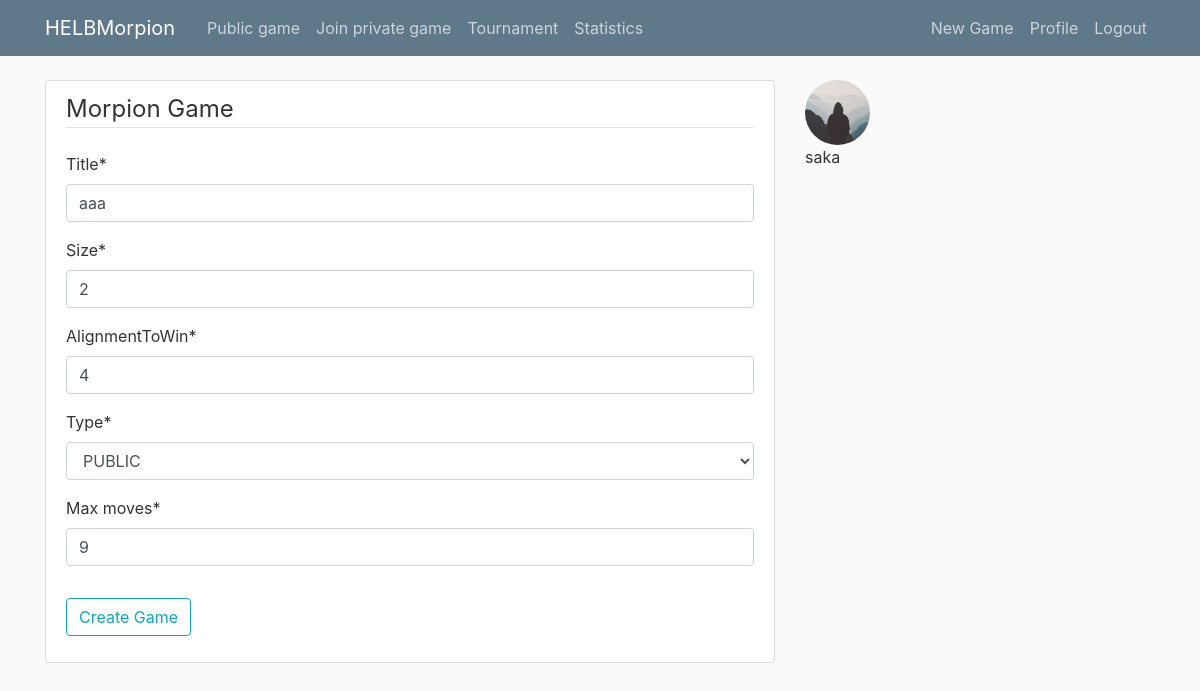
Page /post/99/update/ (signed in) on the committed database.
### blog/models.py (models this page shows, shortened)
class Post(models.Model):
    PUBLIC = 'PUBLIC'
    PRIVATE = 'PRIVATE'
    TYPE_CHOICES = [
        (PUBLIC, 'PUBLIC'),
        (PRIVATE, 'PRIVATE'),
    ]
    title = models.CharField(max_length=100)
    size = models.PositiveIntegerField(default=0)
    alignmentToWin = models.PositiveIntegerField(default=0)
    type = models.CharField(max_length=10, choices=TYPE_CHOICES, default=PUBLIC)
    max_moves = models.PositiveIntegerField(default=0)
    board = models.JSONField(default=list)
    access_code = models.CharField(max_length=10, blank=True, unique=True)
    date_posted = models.DateTimeField(default=timezone.now)
    author = models.ForeignKey(User, on_delete=models.CASCADE, related_name='created_game')
    player2 = models.ForeignKey(User, related_name='joined_game', null=True, blank=True, on_delete=models.CASCADE)
    player3 = models.ForeignKey(User, related_name='joined_game_3', null=True, blank=True, on_delete=models.CASCADE)
    player4 = models.ForeignKey(User, related_name='joined_game_4', null=True, blank=True, on_delete=models.CASCADE)
    current_player = models.CharField(max_length=100, null=True, blank=True)
    winner_player = models.ForeignKey(User, related_name='winner', null=True, blank=True, on_delete=models.CASCADE)
    loser_player = models.ForeignKey(User, related_name='loser', null=True, blank=True, on_delete=models.CASCADE)
    losers = models.ManyToManyField(User, related_name='losers', blank=True)  # Ajouté pour les tournois
    draw = models.BooleanField(default=False)
    surrender = models.BooleanField(default=False)
    gameOver = models.BooleanField(default=False)
    moves_played = models.PositiveIntegerField(default=0)
    tournament = models.ForeignKey(Tournament, related_name='games', null=True, blank=True, on_delete=models.CASCADE)

### users/models.py (models this page shows, shortened)
class Profile(models.Model):
    user = models.OneToOneField(User, on_delete=models.CASCADE)
    image = models.ImageField(default='default.jpg', upload_to='profile_pics')
    symbol = models.ImageField(default='cercle.jpg', upload_to='symbols')
    scores = models.TextField(default='{}')  # Utilisez TextField pour stocker les scores JSON

### blog/views.py (the view, shortened to what this page needs)
# urls.py: path('post/<int:pk>/update/', PostUpdateView.as_view(), name='post-update'),
class PostUpdateView(LoginRequiredMixin, UserPassesTestMixin, UpdateView):
    model = Post
    fields = ['title', 'size', 'alignmentToWin', 'type', 'max_moves']
    def test_func(self):
        post = self.get_object()
        if self.request.user == post.author:
            return True
        return False

### blog/templates/blog/post_form.html (shortened to what this page needs)
{% extends "blog/base.html" %}
{% load crispy_forms_tags %}
{% block content %}
    <div class="content-section">
        <form method="POST">
            <fieldset class="form-group">
                <legend class="border-bottom mb-4">Morpion Game</legend>
                {{ form|crispy }}
            </fieldset>
            <div class="form-group">
                <button class="btn btn-outline-info" type="submit">Create Game</button>
            </div>
        </form>
    </div>
{% endblock content %}

### blog/templates/blog/base.html (shortened to what this page needs)
{% load static %}
<!DOCTYPE html>
<html>
<head>
<link rel="stylesheet" href="https://maxcdn.bootstrapcdn.com/bootstrap/4.0.0/css/bootstrap.min.css"
>
<link rel="stylesheet" type="text/css" href="{% static 'blog/main.css' %}">
</head>
<body>
<header class="site-header">
  <nav class="navbar navbar-expand-md navbar-dark bg-steel fixed-top">
    <div class="container">
      <a class="navbar-brand mr-4" href="{% url 'blog-home' %}">HELBMorpion</a>
      <div class="collapse navbar-collapse" id="navbarToggle">
        <div class="navbar-nav mr-auto">
          <a class="nav-item nav-link" href="{% url 'blog-home' %}">Public game</a>
          <a class="nav-item nav-link" href="{% url 'join-private-game' %}">Join private game</a>
          <a class="nav-item nav-link" href="{% url 'join_tournament' %}">Tournament</a>
          <a class="nav-item nav-link" href="{% url 'statistics' %}">Statistics</a>
        </div>
        <div class="navbar-nav">
          {% if user.is_authenticated %}
            <a class="nav-item nav-link" href="{% url 'post-create' %}">New Game</a>
            <a class="nav-item nav-link" href="{% url 'profile' %}">Profile</a>
            <a class="nav-item nav-link" href="{% url 'logout' %}">Logout</a>
          {% else %}
            <a class="nav-item nav-link" href="{% url 'login' %}">Login</a>
            <a class="nav-item nav-link" href="{% url 'register' %}">Register</a>
          {% endif %}
        </div>
      </div>
    </div>
  </nav>
</header>
<main role="main" class="container">
  <div class="row">
    <div class="col-md-8">
      {% block content %}{% endblock %}
    </div>
      <div class="col-md-4">
      <div class="media-body">
          <img class="rounded-circle article-img" src="{{ user.profile.image.url }}">
          <p>{{ user.username }}</p>
  </div>
      </div>
</div>
</main>
</body>
</html>

### blog/static/blog/main.css (style rules this page uses)
body { background: #fafafa; color: #333333; margin-top: 5rem; }
.bg-steel { background-color: #5f788a; }
.site-header .navbar-nav .nav-link { color: #cbd5db; }
.content-section { background: #ffffff; padding: 10px 20px; border: 1px solid #dddddd; border-radius: 3px; margin-bottom: 20px; }
.article-img { height: 65px; width: 65px; margin-right: 16px; }

### rows in the picture
Post: title "aaa", size "2", alignmentToWin "4", type "PUBLIC", max_moves "9"

### other values in the picture
{{ user.username }} "saka"
